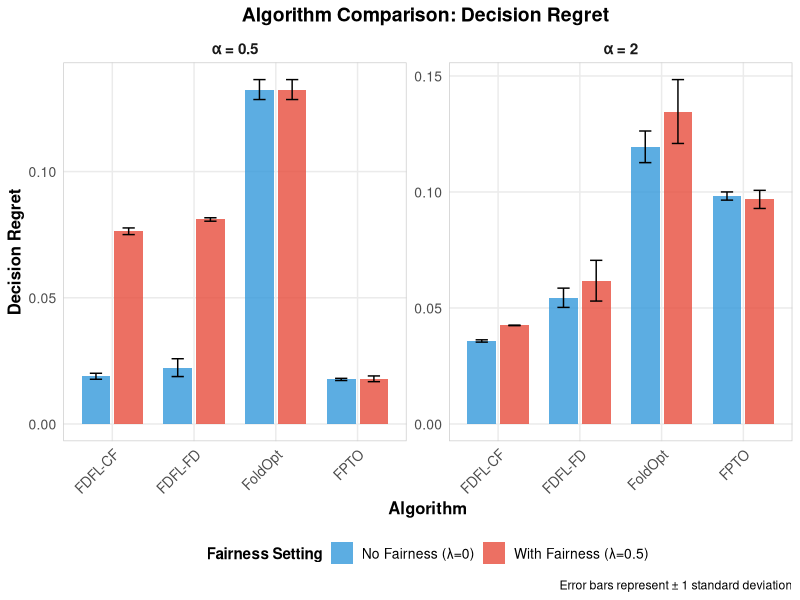
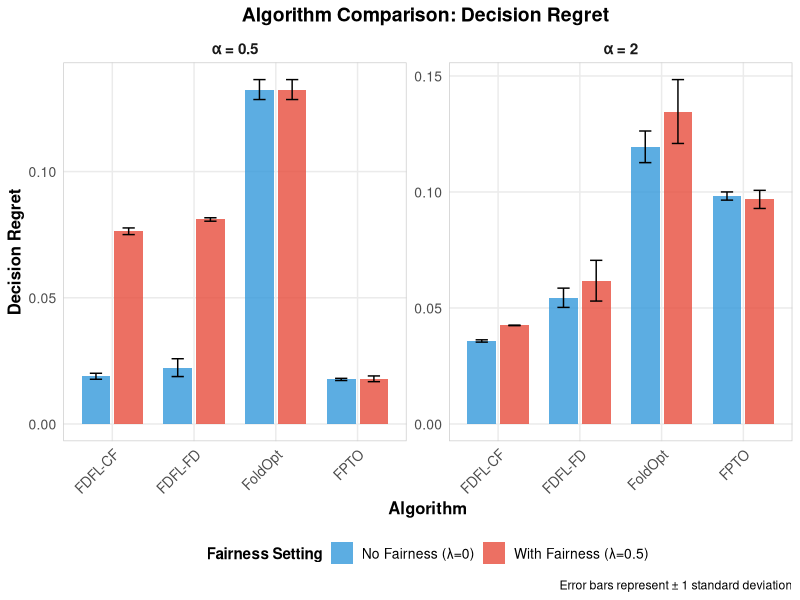
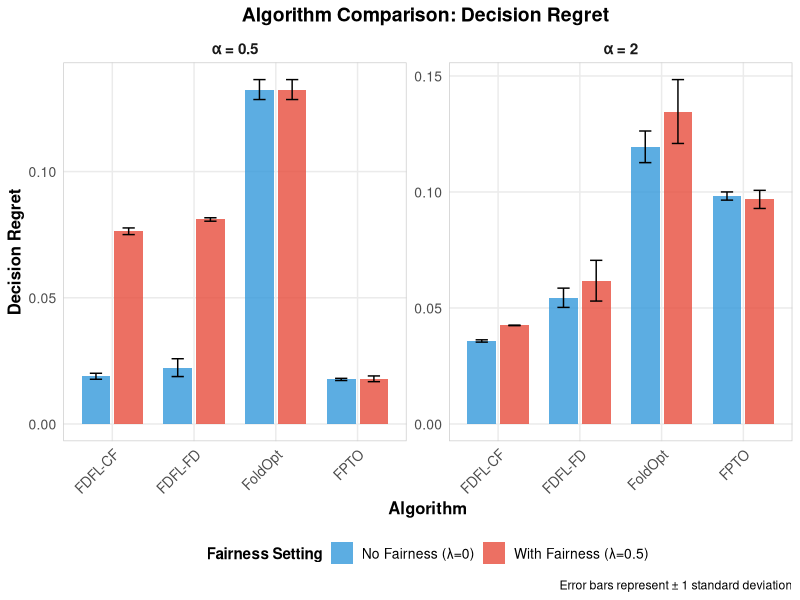
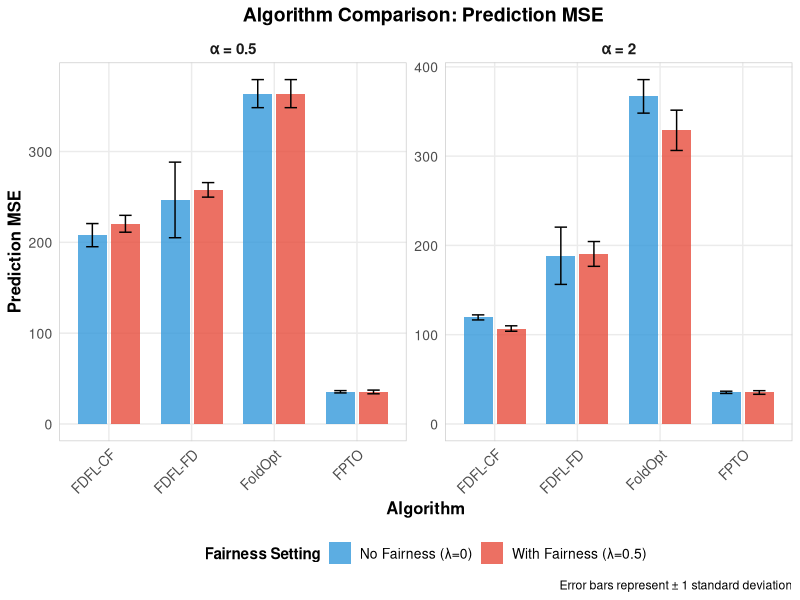
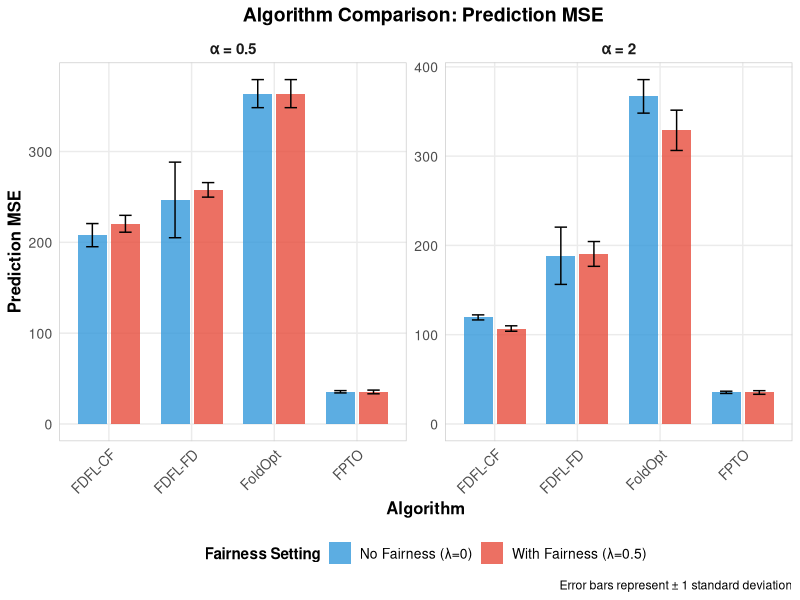
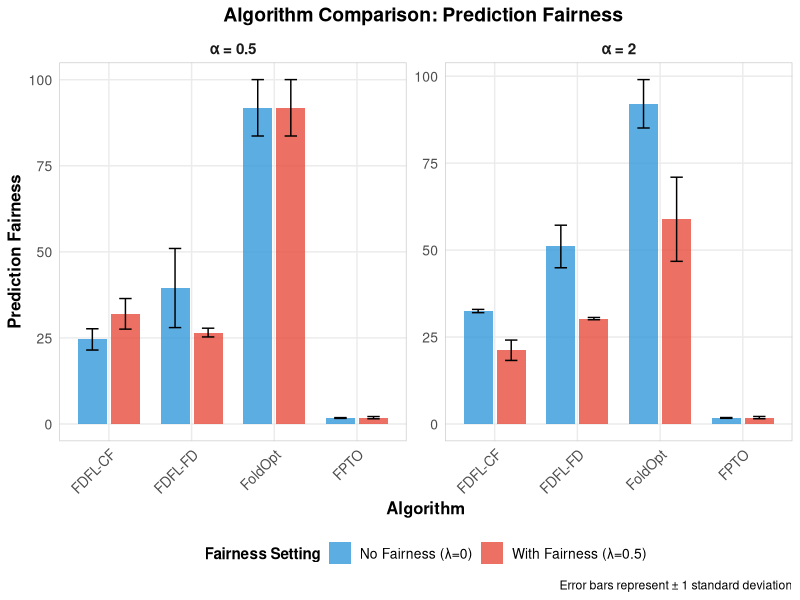
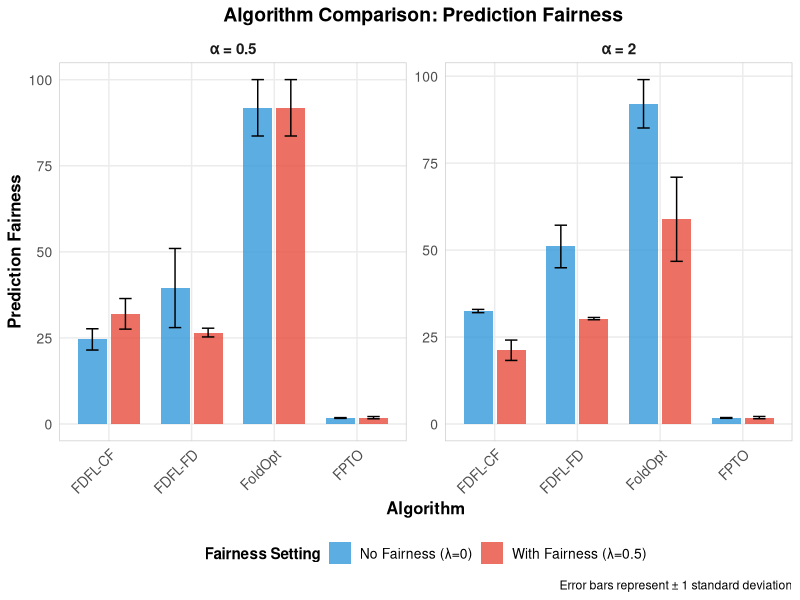
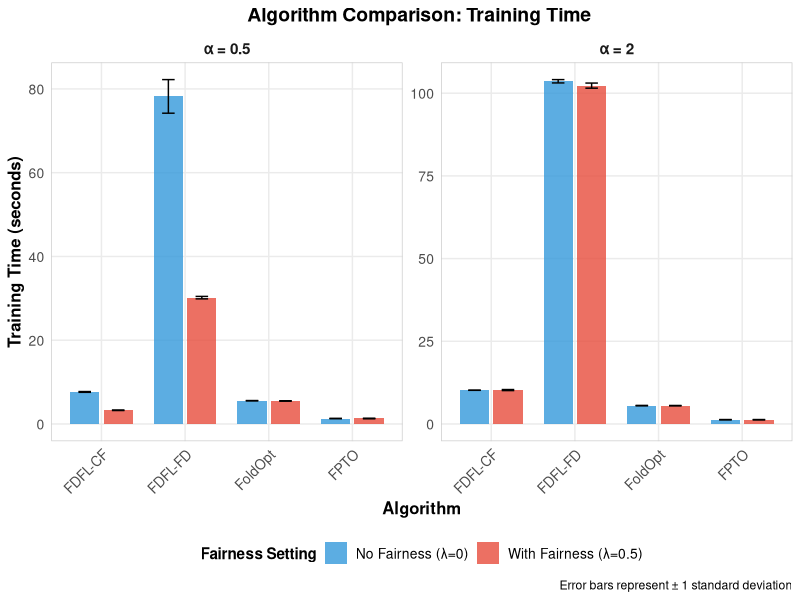

Write the R code that produced these figures, in order.

# R代码：绘制算法比较图表
# 需要的包
library(ggplot2)
library(dplyr)
library(readr)
library(scales)

# 设置工作目录（根据需要修改路径）
# setwd("your_path_here")

# 读取数据
data <- read_csv("combined_metrics_data.csv")

# 创建绘图函数
create_comparison_plot <- function(data, metric_name, y_label, title_suffix = "") {
  
  # 筛选特定指标的数据
  plot_data <- data %>% 
    filter(Metric == metric_name) %>%
    mutate(
      Algorithm = factor(Algorithm, levels = c("FDFL-CF", "FDFL-FD", "FoldOpt", "FPTO")),
      Alpha = factor(Alpha, levels = c(0.5, 2.0)),
      Lambda_Label = factor(Lambda_Label, levels = c("No Fairness (λ=0)", "With Fairness (λ=0.5)"))
    )
  
  # 创建图表
  p <- ggplot(plot_data, aes(x = Algorithm, y = Value, fill = Lambda_Label)) +
    geom_col(position = position_dodge(width = 0.8), width = 0.7, alpha = 0.8) +
    geom_errorbar(
      aes(ymin = Value - StdDev, ymax = Value + StdDev),
      position = position_dodge(width = 0.8),
      width = 0.3,
      linewidth = 0.5
    ) +
    facet_wrap(~ paste("α =", Alpha), scales = "free_y", ncol = 2) +
    scale_fill_manual(
      values = c("No Fairness (λ=0)" = "#3498db", "With Fairness (λ=0.5)" = "#e74c3c"),
      name = "Fairness Setting"
    ) +
    labs(
      title = paste("Algorithm Comparison:", gsub("_", " ", metric_name), title_suffix),
      x = "Algorithm",
      y = y_label,
      caption = "Error bars represent ± 1 standard deviation"
    ) +
    theme_minimal() +
    theme(
      plot.title = element_text(size = 14, face = "bold", hjust = 0.5),
      axis.text.x = element_text(angle = 45, hjust = 1, size = 10),
      axis.text.y = element_text(size = 10),
      axis.title = element_text(size = 12, face = "bold"),
      legend.position = "bottom",
      legend.title = element_text(size = 11, face = "bold"),
      legend.text = element_text(size = 10),
      strip.text = element_text(size = 11, face = "bold"),
      panel.grid.minor = element_blank(),
      panel.border = element_rect(color = "grey80", fill = NA, linewidth = 0.5)
    )
  
  return(p)
}

# 为每个指标创建图表
metrics_config <- list(
  "Decision_Regret" = list(y_label = "Decision Regret", title_suffix = ""),
  "Prediction_MSE" = list(y_label = "Prediction MSE", title_suffix = ""),
  "Prediction_Fairness" = list(y_label = "Prediction Fairness", title_suffix = ""),
  "Training_Time" = list(y_label = "Training Time (seconds)", title_suffix = "")
)

# 生成所有图表
plots <- list()
for (metric in names(metrics_config)) {
  config <- metrics_config[[metric]]
  plots[[metric]] <- create_comparison_plot(data, metric, config$y_label, config$title_suffix)
  
  # 保存图表
  ggsave(
    filename = paste0(tolower(metric), "_comparison.png"),
    plot = plots[[metric]],
    width = 12, height = 8, dpi = 300, bg = "white"
  )
  
  # 也保存PDF版本
  ggsave(
    filename = paste0(tolower(metric), "_comparison.pdf"),
    plot = plots[[metric]],
    width = 12, height = 8, device = "pdf"
  )
}

# 显示决策遗憾图表
print(plots$Decision_Regret)

# 创建综合比较图表（所有指标在一个图中）
create_combined_plot <- function(data) {
  
  # 标准化数据用于比较
  normalized_data <- data %>%
    group_by(Metric) %>%
    mutate(
      Normalized_Value = (Value - min(Value, na.rm = TRUE)) / (max(Value, na.rm = TRUE) - min(Value, na.rm = TRUE)),
      Algorithm = factor(Algorithm, levels = c("FDFL-CF", "FDFL-FD", "FoldOpt", "FPTO")),
      Alpha = factor(Alpha, levels = c(0.5, 2.0)),
      Lambda_Label = factor(Lambda_Label, levels = c("No Fairness (λ=0)", "With Fairness (λ=0.5)"))
    )
  
  p <- ggplot(normalized_data, aes(x = Algorithm, y = Normalized_Value, fill = Lambda_Label)) +
    geom_col(position = position_dodge(width = 0.8), width = 0.7, alpha = 0.8) +
    facet_grid(Metric ~ paste("α =", Alpha), scales = "free_y") +
    scale_fill_manual(
      values = c("No Fairness (λ=0)" = "#3498db", "With Fairness (λ=0.5)" = "#e74c3c"),
      name = "Fairness Setting"
    ) +
    labs(
      title = "Normalized Algorithm Comparison Across All Metrics",
      x = "Algorithm",
      y = "Normalized Value (0-1 scale)",
      caption = "Values normalized within each metric for comparison"
    ) +
    theme_minimal() +
    theme(
      plot.title = element_text(size = 14, face = "bold", hjust = 0.5),
      axis.text.x = element_text(angle = 45, hjust = 1, size = 9),
      axis.text.y = element_text(size = 9),
      axis.title = element_text(size = 12, face = "bold"),
      legend.position = "bottom",
      legend.title = element_text(size = 11, face = "bold"),
      legend.text = element_text(size = 10),
      strip.text = element_text(size = 10, face = "bold"),
      panel.grid.minor = element_blank()
    )
  
  return(p)
}

# 创建并保存综合图表
combined_plot <- create_combined_plot(data)
ggsave("combined_metrics_comparison.png", combined_plot, width = 16, height = 12, dpi = 300, bg = "white")
ggsave("combined_metrics_comparison.pdf", combined_plot, width = 16, height = 12, device = "pdf")

print("✅ 所有图表已生成并保存！")
